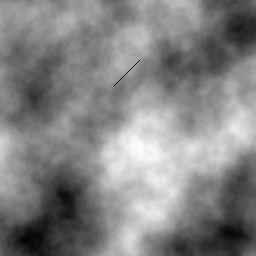
#> input picture data/procedural_images/img_0000.png, 256 x 256 px
$ python -i preproc.py   (imports and definitions only)
#> lines starting #> are read from the running program, lines starting #| are printed output that depends on the picture
#> further down, picture is the input picture: shape (256, 256, 3); mean B, G, R 131.5, 131.5, 131.5

import cv2
import numpy as np

def preprocess_image(img, size=(512,512)):
    """OpenCV-based preprocessing: resize, CLAHE on V channel, normalize to [0,1]."""
#> called with size = (512, 512)
    img = cv2.cvtColor(img, cv2.COLOR_BGR2RGB)
    img = cv2.resize(img, size, interpolation=cv2.INTER_LINEAR)
#> img: shape (512, 512, 3)
    hsv = cv2.cvtColor(img, cv2.COLOR_RGB2HSV)
#> hsv: shape (512, 512, 3); mean H, S, V 0, 0, 131.4
    v = hsv[:,:,2]
    clahe = cv2.createCLAHE(clipLimit=2.0, tileGridSize=(8,8))
    v = clahe.apply(v)
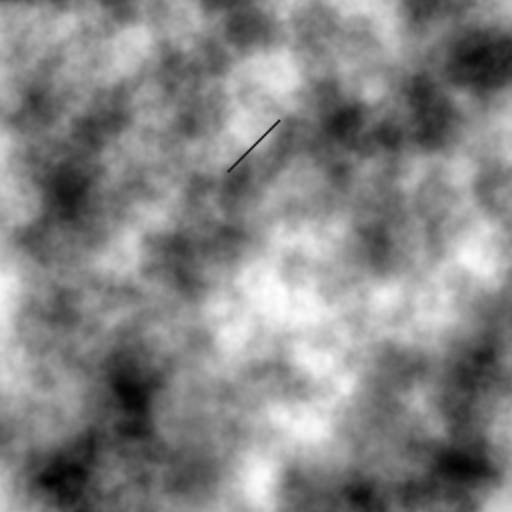
#> v: shape (512, 512); min 1, max 254, mean 132.3
    hsv[:,:,2] = v
#> hsv: shape (512, 512, 3); mean H, S, V 0, 0, 132.3
    img = cv2.cvtColor(hsv, cv2.COLOR_HSV2RGB)
    img = img.astype(np.float32) / 255.0
    # HWC -> CHW
    img = np.transpose(img, (2,0,1))
    return img

>>> import cv2
>>> picture = cv2.imread('../data/procedural_images/img_0000.png')
>>> result = preprocess_image(picture)
